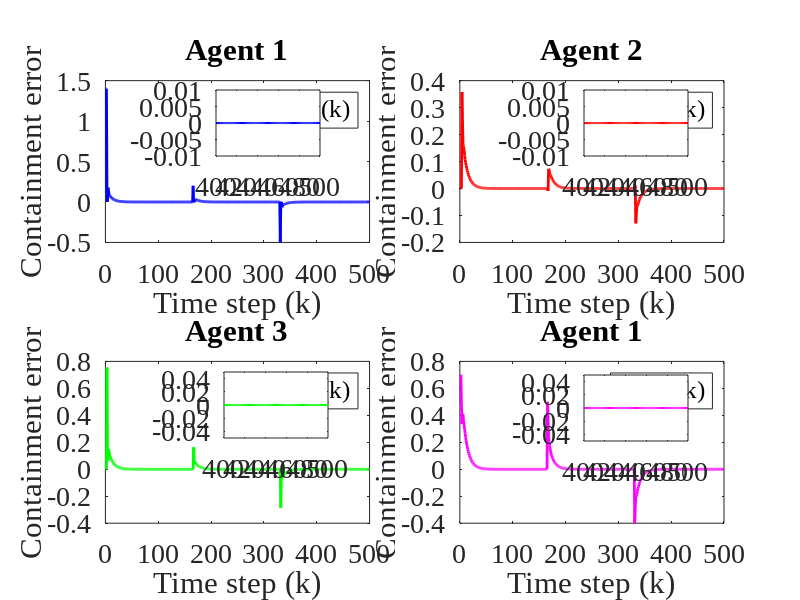

This figure's MATLAB source:
clc; clear;

%Parameters

rho = 10.5;
eta = 5;
lamda = 120;
mu = 80.5;
epsilon = 1e-5;
alpha = 1;

T = 0.1;
gamma1 = 0.05;
gamma2 = 0.05;
gamma3 = 0.05;
gamma4 = 0.05;

beta = 10;
sigma = 95;
tau = 1e-5;
nena = 1e-5;

rT = 1024;
L = 200;
m = 500;
n =600;


% initialization 

phi1 = zeros(m+1, 1);
phi2 = zeros(m+1, 1);
phi3 = zeros(m+1, 1);
phi4 = zeros(m+1, 1);

mfa1 = zeros(m+1, 1);
mfa2 = zeros(m+1, 1);
mfa3 = zeros(m+1, 1);
mfa4 = zeros(m+1, 1);

sm1 = zeros(m,1);
sm2 = zeros(m,1);
sm3 = zeros(m,1);
sm4 = zeros(m,1);

y1 = zeros(m+1, 1);
y2 = zeros(m+1, 1);
y3 = zeros(m+1, 1);
y4 = zeros(m+1, 1);

u1 = zeros(m,1);
u2 = zeros(m,1);
u3 = zeros(m,1);
u4 = zeros(m,1);

xi1 = zeros(m, 1);
xi2 = zeros(m, 1);
xi3 = zeros(m, 1);
xi4 = zeros(m, 1);

s1 = zeros(m, 1);
s2 = zeros(m, 1);
s3 = zeros(m, 1);
s4 = zeros(m, 1);

omega1 = zeros(m, 1);
omega2 = zeros(m, 1);
omega3 = zeros(m, 1);
omega4 = zeros(m, 1);

%Time Invarying Leaders signals (w5, w6)
% Preallocate arrays (adjust size if needed)
w5 = zeros(1, m);  % example length, adjust as needed
w6 = zeros(1, m);  % example length, adjust as needed

% Set w5 values according to conditions
w5(1:165)     = 1.4;
w5(166:330)   = 1.6;
w5(331:end)   = 1.1;

% Set w6 values according to conditions
w6(1:165)     = 0.7;
w6(166:330)   = 1.2;
w6(331:end)   = 0.8;


% % Time vector for sinusoidal signals
% k = 1:m;
% t = (k-1) * T; % Time vector: t = (k-1)*T

% % Define sinusoidal leader signals (choose one of the variations below)

% % Variation 1: Low-frequency, same amplitude, phase-shifted signals
% w5 = 0.5 + 0.25 * sin(0.1 * t); % Amplitude = 0.25, frequency = 0.1 rad/s, offset = 1.15
% w6 = 0.5 + 0.25 * sin(0.1 * t + pi/2); % Same amplitude and frequency, phase shift = pi/2



for k = 1:m

    if k == 1
        phi1(k) = 1;
        phi2(k) = 1;
        phi3(k) = 1;
        phi4(k) = 1;
    elseif k == 2
        phi1(k) = phi1(k-1) + (eta * u1(k-1) / (mu + u1(k-1)^2)) * (y1(k) - phi1(k-1)*u1(k-1));
        phi2(k) = phi2(k-1) + (eta * u2(k-1) / (mu + u2(k-1)^2)) * (y2(k) - phi2(k-1)*u2(k-1));
        phi3(k) = phi3(k-1) + (eta * u3(k-1) / (mu + u3(k-1)^2)) * (y3(k) - phi3(k-1)*u3(k-1));
        phi4(k) = phi4(k-1) + (eta * u4(k-1) / (mu + u4(k-1)^2)) * (y4(k) - phi4(k-1)*u4(k-1));
    else
        phi1(k) = phi1(k-1) + (eta * (u1(k-1) - u1(k-2)) / (mu + (u1(k-1) - u1(k-2))^2)) * (y1(k) - y1(k-1) - phi1(k-1) * (u1(k-1) - u1(k-2)));
        phi2(k) = phi2(k-1) + (eta * (u2(k-1) - u2(k-2)) / (mu + (u2(k-1) - u2(k-2))^2)) * (y2(k) - y2(k-1) - phi2(k-1) * (u2(k-1) - u2(k-2)));
        phi3(k) = phi3(k-1) + (eta * (u3(k-1) - u3(k-2)) / (mu + (u3(k-1) - u3(k-2))^2)) * (y3(k) - y3(k-1) - phi3(k-1) * (u3(k-1) - u3(k-2)));
        phi4(k) = phi4(k-1) + (eta * (u4(k-1) - u4(k-2)) / (mu + (u4(k-1) - u4(k-2))^2)) * (y4(k) - y4(k-1) - phi4(k-1) * (u4(k-1) - u4(k-2)));
    end

    % Stability protection
    if k > 2 && (abs(phi1(k)) <= epsilon || abs(u1(k - 1) - u1(k - 2)) <= epsilon || sign(phi1(k)) ~= sign(phi1(1)))
        phi1(k) = phi1(1);
    end
    
    if k > 2 && (abs(phi2(k)) <= epsilon || abs(u2(k - 1) - u2(k - 2)) <= epsilon || sign(phi2(k)) ~= sign(phi2(1)))
        phi2(k) = phi2(1);
    end
    
    if k > 2 && (abs(phi3(k)) <= epsilon || abs(u3(k - 1) - u3(k - 2)) <= epsilon || sign(phi3(k)) ~= sign(phi3(1)))
        phi3(k) = phi3(1);
    end
    
    if k > 2 && (abs(phi4(k)) <= epsilon || abs(u4(k - 1) - u4(k - 2)) <= epsilon || sign(phi4(k)) ~= sign(phi4(1)))
        phi4(k) = phi4(1);
    end

    % Example for one time step:
    xi1(k) = y2(k) - 2 * y1(k) + w5(k);
    xi2(k) = y3(k) - y2(k);
    xi3(k) = y4(k) - 2 * y3(k) + y1(k);
    xi4(k) = y2(k) - 2 * y4(k) + w6(k);

    % Fix: Handle k=1 case for sliding surfaces
    if k == 1
        s1(k) = 0;
        s2(k) = 0;
        s3(k) = 0;
        s4(k) = 0;
    else
        s1(k) = alpha * xi1(k) - xi1(k-1);
        s2(k) = alpha * xi2(k) - xi2(k-1);
        s3(k) = alpha * xi3(k) - xi3(k-1);
        s4(k) = alpha * xi4(k) - xi4(k-1);
    end

    % Fix: Handle k=1 case for sliding surfaces
    if k == 1
        omega1(k) = 0;
        omega2(k) = 0;
        omega3(k) = 0;
        omega4(k) = 0;
    else
        omega1(k) = s1(k) + tau * (s1(k-1));
        omega2(k) = s2(k) + tau * (s2(k-1));
        omega3(k) = s3(k) + tau * (s3(k-1));
        omega4(k) = s4(k) + tau * (s4(k-1));
    end

    if k == 1
        mfa1(k) = 0;
        mfa2(k) = 0;
        mfa3(k) = 0;
        mfa4(k) = 0;
    else
        mfa1(k) = mfa1(k-1) + (rho * phi1(k)) / (lamda + abs(phi1(k)^2)) * xi1(k);
        mfa2(k) = mfa2(k-1) + (rho * phi2(k)) / (lamda + abs(phi2(k)^2)) * xi2(k);
        mfa3(k) = mfa3(k-1) + (rho * phi3(k)) / (lamda + abs(phi3(k)^2)) * xi3(k);
        mfa4(k) = mfa4(k-1) + (rho * phi4(k)) / (lamda + abs(phi4(k)^2)) * xi4(k);
    end


    % SMC updates
    if k == 1 
        sm1(k) = 0;
        sm2(k) = 0;
        sm3(k) = 0;
        sm4(k) = 0;
    else
        sm1(k) = sm1(k-1) + (beta * phi1(k)) / (sigma + (phi1(k))^2) * ...
            ( (xi1(k) + (y4(k) - y4(k-1)) + (w5(k) - w5(k-1))+(w6(k) - w6(k-1))) / (1 + 1) ...
            + (1-tau * alpha) * xi1(k) - tau * xi1(k-1) / (alpha * (2)) + nena * sign(omega1(k)) );

        sm2(k) = sm2(k-1) + (beta * phi2(k)) / (sigma + (phi2(k))^2) * ...
            ( (xi2(k) + (y3(k) - y3(k-1)) + (w5(k) - w5(k-1))+(w6(k) - w6(k-1))) / (1) ...
            + (1-tau * alpha) * xi2(k) - tau * xi2(k-1) / (alpha * (1)) + nena * sign(omega2(k)) );


        sm3(k) = sm3(k-1) + (beta * phi3(k)) / (sigma + (phi3(k))^2) * ...
            ( (xi3(k) + (y1(k) - y1(k-1)) + (y4(k) - y4(k-1)) + (w5(k) - w5(k-1))+(w6(k) - w6(k-1))) / (2) ...
            + (1-tau * alpha) * xi3(k) - tau * xi3(k-1) / (alpha * (2)) + nena * sign(omega3(k)) );


        sm4(k) = sm4(k-1) + (beta * phi4(k)) / (sigma + (phi4(k))^2) * ...
            ( (xi4(k) + (y2(k) - y3(k-1)) + (w5(k) - w5(k-1))+(w6(k) - w6(k-1))) / (2) ...
            + (1-tau * alpha) * xi4(k) - tau * xi4(k-1) / (alpha * (2)) + nena * sign(omega4(k)) );
    end

    % Control signal
    if k == 1
        u1(k) = 0;
        u2(k) = 0;
        u3(k) = 0;
        u4(k) = 0;
    else
        u1(k) = mfa1(k) + gamma1 * sm1(k);
        u2(k) = mfa2(k) + gamma2 * sm2(k);
        u3(k) = mfa3(k) + gamma3 * sm3(k);
        u4(k) = mfa4(k) + gamma4 * sm4(k);
    end
    if k == 1
        y1(k) = 0;
        y2(k) = 0;
        y3(k) = 0;
        y4(k) = 0;
    end

    % System dynamics (example, replace with actual system equations)

    y1(k + 1) = m / (rT * 0.1) * u1(k);
    y2(k + 1) = m / (rT * 0.1) * u2(k);
    y3(k + 1) = m / (rT * 0.1) * u3(k);
    y4(k + 1) = m / (rT * 0.3) * u4(k);

    
    % Ensure y values do not exceed bounds (example, adjust as needed)
 
    % y1(k) = max(0, min(1, y1(k)));
    % y2(k) = max(0, min(1, y2(k)));
    % y3(k) = max(0, min(1, y3(k)));
    % y4(k) = max(0, min(1, y4(k)));
    % % Ensure u values do not exceed bounds (example, adjust as needed)
    % u1(k) = max(0, min(1, u1(k)));
    % u2(k) = max(0, min(1, u2(k)));
    % u3(k) = max(0, min(1, u3(k)));
    % u4(k) = max(0, min(1, u4(k)));
    % % Ensure phi values do not exceed bounds (example, adjust as needed)
    % phi1(k) = max(0, min(1, phi1(k)));
    % phi2(k) = max(0, min(1, phi2(k)));
    % phi3(k) = max(0, min(1, phi3(k)));
    % phi4(k) = max(0, min(1, phi4(k)));

    % Plotting



end

% Time vector
k = 1:m;

% Create a main figure window
figure('Position', [100, 100, 1500, 800]);

% Define zoom range (adjust as needed)
zoomStart = 400;
zoomEnd = m;
zoomed_fontsize = 20;
font_size = 20;
font_family = 'Times New Roman';

% Agent 1
subplot(2,2,1);
plot(k, xi1(1:m), 'b', 'LineWidth', 2);
title('Agent 1', 'FontSize', font_size,'FontName',font_family);
xlabel('Time step (k)', 'FontSize', font_size,'FontName',font_family);
ylabel('Containment error', 'FontSize', font_size,'FontName',font_family);
legend('\Xi_1(k)', 'FontSize', font_size,'FontName',font_family);
grid off;
set(gca, 'FontSize', font_size,'FontName',font_family);

% Zoom inset
axes('Position', [0.27 0.74 0.13 0.11]);
box on;
plot(k(zoomStart:zoomEnd), xi1(zoomStart:zoomEnd), 'b', 'LineWidth', 1.5);
ylim([-0.01 0.01]);  % <-- added line
set(gca, 'FontSize', zoomed_fontsize,'FontName',font_family);



% Agent 2
subplot(2,2,2);
plot(k, xi2(1:m), 'r', 'LineWidth', 2);
title('Agent 2', 'FontSize', font_size,'FontName',font_family);
xlabel('Time step (k)', 'FontSize', font_size,'FontName',font_family);
ylabel('Containment error', 'FontSize', font_size,'FontName',font_family);
legend('\Xi_2(k)', 'FontSize', font_size,'FontName',font_family);
grid off;
set(gca, 'FontSize', font_size,'FontName',font_family);
axes('Position', [0.73 0.74 0.13 0.11]);
ylim([-0.2 0.5]);
box on;
plot(k(zoomStart:zoomEnd), xi2(zoomStart:zoomEnd), 'r', 'LineWidth', 1.5);
ylim([-0.01 0.01]);  % <-- added line
set(gca, 'FontSize', zoomed_fontsize,'FontName',font_family);

% Agent 3
subplot(2,2,3);
plot(k, xi3(1:m), 'g', 'LineWidth', 2);
title('Agent 3', 'FontSize', font_size,'FontName',font_family);
xlabel('Time step (k)', 'FontSize', font_size,'FontName',font_family);
ylabel('Containment error', 'FontSize', font_size,'FontName',font_family);
legend('\Xi_3(k)', 'FontSize', font_size,'FontName',font_family);
grid off;
set(gca, 'FontSize', font_size,'FontName',font_family);
axes('Position', [0.28 0.27 0.13 0.11]);
box on;
plot(k(zoomStart:zoomEnd), xi3(zoomStart:zoomEnd), 'g', 'LineWidth', 1.5);
ylim([-0.05 0.05]);  % <-- added line
set(gca, 'FontSize', zoomed_fontsize,'FontName',font_family);

% Agent 4
subplot(2,2,4);
plot(k, xi4(1:m), 'm', 'LineWidth', 2);
title('Agent 1','FontSize',font_size,'FontName',font_family);
xlabel('Time step (k)','FontSize',font_size,'FontName',font_family);
ylabel('Containment error','FontSize',font_size,'FontName',font_family);
legend('\Xi_4(k)','FontSize',font_size,'FontName',font_family);
set(gca,'FontSize',font_size,'FontName',font_family);

grid off;
% set(gca, 'FontSize', font_size);
axes('Position', [0.73 0.265 0.13 0.11]);
box on;
plot(k(zoomStart:zoomEnd), xi4(zoomStart:zoomEnd), 'm', 'LineWidth', 1.5);
ylim([-0.05 0.05]);  % <-- added line
set(gca, 'FontSize', zoomed_fontsize,'FontName',font_family);



    
